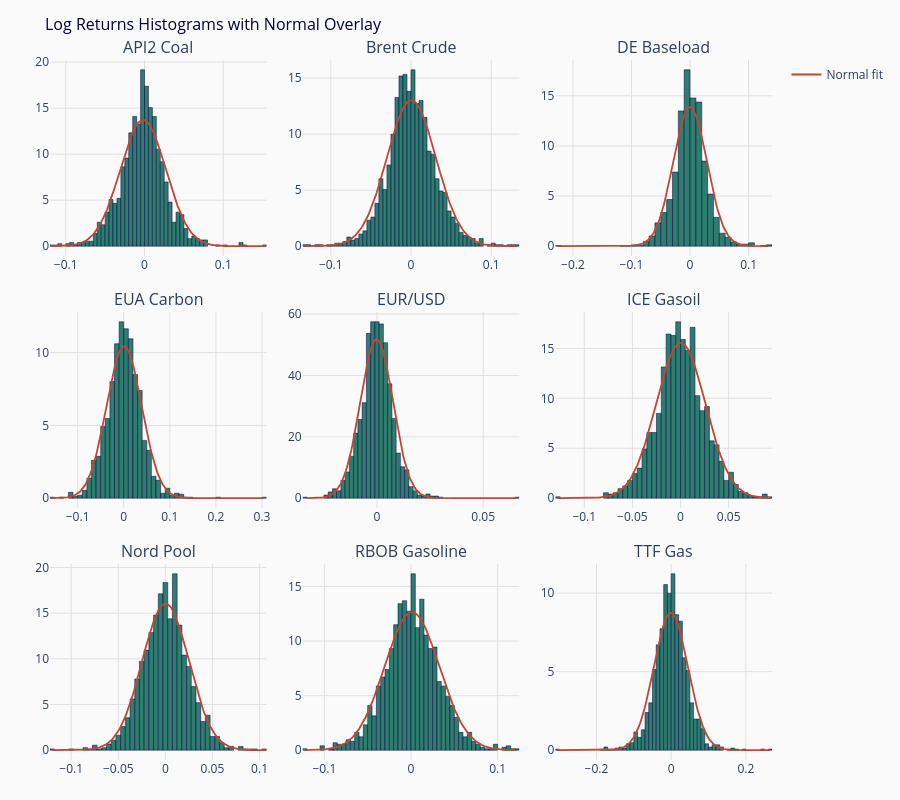

Notebook source saved alongside this figure:
### Markdown cell above
## 5. Log Returns Distribution

Log returns $r_t = \ln(P_t / P_{t-1})$ per commodity, with a fitted normal
distribution overlaid. The gap between the histogram and the normal curve
reveals the presence and magnitude of fat tails, the statistical signature of
markets where extreme moves occur more often than a Gaussian model predicts.

For a risk manager, this visual gap is the difference between a VaR breach
once every 100 days (as the normal distribution implies at the 99th percentile)
and the more frequent breaches that actually occur. The t-copula model in
Notebook 4 is designed to capture exactly this excess tail mass.

### Code cell
log_returns = np.log(wide / wide.shift(1)).dropna()

n_cols = 3
n_rows = 3
commodities = list(wide.columns)

fig = make_subplots(rows=n_rows, cols=n_cols,
    subplot_titles=[comm_names.get(c, c) for c in commodities],
    vertical_spacing=0.08, horizontal_spacing=0.05)

for idx, col in enumerate(commodities):
    row = idx // n_cols + 1
    c = idx % n_cols + 1
    r = log_returns[col].dropna()
    mu, sigma = r.mean(), r.std()
    x = np.linspace(r.min(), r.max(), 200)
    pdf = sp_stats.norm.pdf(x, mu, sigma)

    fig.add_trace(go.Histogram(
        x=r, histnorm='probability density', nbinsx=60,
        marker=dict(color=TEAL, line=dict(width=0.5, color=NAVY)),
        name=comm_names.get(col, col), showlegend=False,
    ), row=row, col=c)

    fig.add_trace(go.Scatter(
        x=x, y=pdf, mode='lines',
        line=dict(color=RED, width=1.8),
        name='Normal fit', showlegend=(idx == 0),
    ), row=row, col=c)

fig.update_layout(
    title=dict(text='Log Returns Histograms with Normal Overlay', font=dict(color=NAVY, size=16)),
    plot_bgcolor=OFFWHITE, paper_bgcolor=OFFWHITE,
    height=800, margin=dict(l=50, r=50, t=60, b=40),
)
fig.update_xaxes(gridcolor='#E0E0E0')
fig.update_yaxes(gridcolor='#E0E0E0')
fig.show()

### Figure 1 — Plotly figure (JSON) as saved in the notebook; plotly's stock layout.template omitted (floating-point values rounded to 4 significant figures; data arrays with more than 128 entries replaced by an {"elided": "..."} marker saying what was removed)
{"data": [{"histnorm": "probability density", "marker": {"color": "#2E7D6F", "line": {"color": "#00003C", "width": 0.5}}, "name": "API2 Coal", "nbinsx": 60, "showlegend": false, "type": "histogram", "x": {"elided": "1461 float values"}, "xaxis": "x", "yaxis": "y"}, {"line": {"color": "#C44536", "width": 1.8}, "mode": "lines", "name": "Normal fit", "showlegend": true, "type": "scatter", "x": {"elided": "200 float values"}, "xaxis": "x", "y": {"elided": "200 float values"}, "yaxis": "y"}, {"histnorm": "probability density", "marker": {"color": "#2E7D6F", "line": {"color": "#00003C", "width": 0.5}}, "name": "Brent Crude", "nbinsx": 60, "showlegend": false, "type": "histogram", "x": {"elided": "1461 float values"}, "xaxis": "x2", "yaxis": "y2"}, {"line": {"color": "#C44536", "width": 1.8}, "mode": "lines", "name": "Normal fit", "showlegend": false, "type": "scatter", "x": {"elided": "200 float values"}, "xaxis": "x2", "y": {"elided": "200 float values"}, "yaxis": "y2"}, {"histnorm": "probability density", "marker": {"color": "#2E7D6F", "line": {"color": "#00003C", "width": 0.5}}, "name": "DE Baseload", "nbinsx": 60, "showlegend": false, "type": "histogram", "x": {"elided": "1461 float values"}, "xaxis": "x3", "yaxis": "y3"}, {"line": {"color": "#C44536", "width": 1.8}, "mode": "lines", "name": "Normal fit", "showlegend": false, "type": "scatter", "x": {"elided": "200 float values"}, "xaxis": "x3", "y": {"elided": "200 float values"}, "yaxis": "y3"}, {"histnorm": "probability density", "marker": {"color": "#2E7D6F", "line": {"color": "#00003C", "width": 0.5}}, "name": "EUA Carbon", "nbinsx": 60, "showlegend": false, "type": "histogram", "x": {"elided": "1461 float values"}, "xaxis": "x4", "yaxis": "y4"}, {"line": {"color": "#C44536", "width": 1.8}, "mode": "lines", "name": "Normal fit", "showlegend": false, "type": "scatter", "x": {"elided": "200 float values"}, "xaxis": "x4", "y": {"elided": "200 float values"}, "yaxis": "y4"}, {"histnorm": "probability density", "marker": {"color": "#2E7D6F", "line": {"color": "#00003C", "width": 0.5}}, "name": "EUR/USD", "nbinsx": 60, "showlegend": false, "type": "histogram", "x": {"elided": "1461 float values"}, "xaxis": "x5", "yaxis": "y5"}, {"line": {"color": "#C44536", "width": 1.8}, "mode": "lines", "name": "Normal fit", "showlegend": false, "type": "scatter", "x": {"elided": "200 float values"}, "xaxis": "x5", "y": {"elided": "200 float values"}, "yaxis": "y5"}, {"histnorm": "probability density", "marker": {"color": "#2E7D6F", "line": {"color": "#00003C", "width": 0.5}}, "name": "ICE Gasoil", "nbinsx": 60, "showlegend": false, "type": "histogram", "x": {"elided": "1461 float values"}, "xaxis": "x6", "yaxis": "y6"}, {"line": {"color": "#C44536", "width": 1.8}, "mode": "lines", "name": "Normal fit", "showlegend": false, "type": "scatter", "x": {"elided": "200 float values"}, "xaxis": "x6", "y": {"elided": "200 float values"}, "yaxis": "y6"}, {"histnorm": "probability density", "marker": {"color": "#2E7D6F", "line": {"color": "#00003C", "width": 0.5}}, "name": "Nord Pool", "nbinsx": 60, "showlegend": false, "type": "histogram", "x": {"elided": "1461 float values"}, "xaxis": "x7", "yaxis": "y7"}, {"line": {"color": "#C44536", "width": 1.8}, "mode": "lines", "name": "Normal fit", "showlegend": false, "type": "scatter", "x": {"elided": "200 float values"}, "xaxis": "x7", "y": {"elided": "200 float values"}, "yaxis": "y7"}, {"histnorm": "probability density", "marker": {"color": "#2E7D6F", "line": {"color": "#00003C", "width": 0.5}}, "name": "RBOB Gasoline", "nbinsx": 60, "showlegend": false, "type": "histogram", "x": {"elided": "1461 float values"}, "xaxis": "x8", "yaxis": "y8"}, {"line": {"color": "#C44536", "width": 1.8}, "mode": "lines", "name": "Normal fit", "showlegend": false, "type": "scatter", "x": {"elided": "200 float values"}, "xaxis": "x8", "y": {"elided": "200 float values"}, "yaxis": "y8"}, {"histnorm": "probability density", "marker": {"color": "#2E7D6F", "line": {"color": "#00003C", "width": 0.5}}, "name": "TTF Gas", "nbinsx": 60, "showlegend": false, "type": "histogram", "x": {"elided": "1461 float values"}, "xaxis": "x9", "yaxis": "y9"}, {"line": {"color": "#C44536", "width": 1.8}, "mode": "lines", "name": "Normal fit", "showlegend": false, "type": "scatter", "x": {"elided": "200 float values"}, "xaxis": "x9", "y": {"elided": "200 float values"}, "yaxis": "y9"}], "layout": {"annotations": [{"font": {"size": 16}, "showarrow": false, "text": "API2 Coal", "x": 0.15, "xanchor": "center", "xref": "paper", "y": 1.0, "yanchor": "bottom", "yref": "paper"}, {"font": {"size": 16}, "showarrow": false, "text": "Brent Crude", "x": 0.5, "xanchor": "center", "xref": "paper", "y": 1.0, "yanchor": "bottom", "yref": "paper"}, {"font": {"size": 16}, "showarrow": false, "text": "DE Baseload", "x": 0.85, "xanchor": "center", "xref": "paper", "y": 1.0, "yanchor": "bottom", "yref": "paper"}, {"font": {"size": 16}, "showarrow": false, "text": "EUA Carbon", "x": 0.15, "xanchor": "center", "xref": "paper", "y": 0.64, "yanchor": "bottom", "yref": "paper"}, {"font": {"size": 16}, "showarrow": false, "text": "EUR/USD", "x": 0.5, "xanchor": "center", "xref": "paper", "y": 0.64, "yanchor": "bottom", "yref": "paper"}, {"font": {"size": 16}, "showarrow": false, "text": "ICE Gasoil", "x": 0.85, "xanchor": "center", "xref": "paper", "y": 0.64, "yanchor": "bottom", "yref": "paper"}, {"font": {"size": 16}, "showarrow": false, "text": "Nord Pool", "x": 0.15, "xanchor": "center", "xref": "paper", "y": 0.28, "yanchor": "bottom", "yref": "paper"}, {"font": {"size": 16}, "showarrow": false, "text": "RBOB Gasoline", "x": 0.5, "xanchor": "center", "xref": "paper", "y": 0.28, "yanchor": "bottom", "yref": "paper"}, {"font": {"size": 16}, "showarrow": false, "text": "TTF Gas", "x": 0.85, "xanchor": "center", "xref": "paper", "y": 0.28, "yanchor": "bottom", "yref": "paper"}], "height": 800, "margin": {"b": 40, "l": 50, "r": 50, "t": 60}, "paper_bgcolor": "#FAFAFA", "plot_bgcolor": "#FAFAFA", "title": {"font": {"color": "#00003C", "size": 16}, "text": "Log Returns Histograms with Normal Overlay"}, "xaxis": {"anchor": "y", "domain": [0.0, 0.3], "gridcolor": "#E0E0E0"}, "xaxis2": {"anchor": "y2", "domain": [0.35, 0.65], "gridcolor": "#E0E0E0"}, "xaxis3": {"anchor": "y3", "domain": [0.7, 1.0], "gridcolor": "#E0E0E0"}, "xaxis4": {"anchor": "y4", "domain": [0.0, 0.3], "gridcolor": "#E0E0E0"}, "xaxis5": {"anchor": "y5", "domain": [0.35, 0.65], "gridcolor": "#E0E0E0"}, "xaxis6": {"anchor": "y6", "domain": [0.7, 1.0], "gridcolor": "#E0E0E0"}, "xaxis7": {"anchor": "y7", "domain": [0.0, 0.3], "gridcolor": "#E0E0E0"}, "xaxis8": {"anchor": "y8", "domain": [0.35, 0.65], "gridcolor": "#E0E0E0"}, "xaxis9": {"anchor": "y9", "domain": [0.7, 1.0], "gridcolor": "#E0E0E0"}, "yaxis": {"anchor": "x", "domain": [0.72, 1.0], "gridcolor": "#E0E0E0"}, "yaxis2": {"anchor": "x2", "domain": [0.72, 1.0], "gridcolor": "#E0E0E0"}, "yaxis3": {"anchor": "x3", "domain": [0.72, 1.0], "gridcolor": "#E0E0E0"}, "yaxis4": {"anchor": "x4", "domain": [0.36, 0.64], "gridcolor": "#E0E0E0"}, "yaxis5": {"anchor": "x5", "domain": [0.36, 0.64], "gridcolor": "#E0E0E0"}, "yaxis6": {"anchor": "x6", "domain": [0.36, 0.64], "gridcolor": "#E0E0E0"}, "yaxis7": {"anchor": "x7", "domain": [0.0, 0.28], "gridcolor": "#E0E0E0"}, "yaxis8": {"anchor": "x8", "domain": [0.0, 0.28], "gridcolor": "#E0E0E0"}, "yaxis9": {"anchor": "x9", "domain": [0.0, 0.28], "gridcolor": "#E0E0E0"}}}
